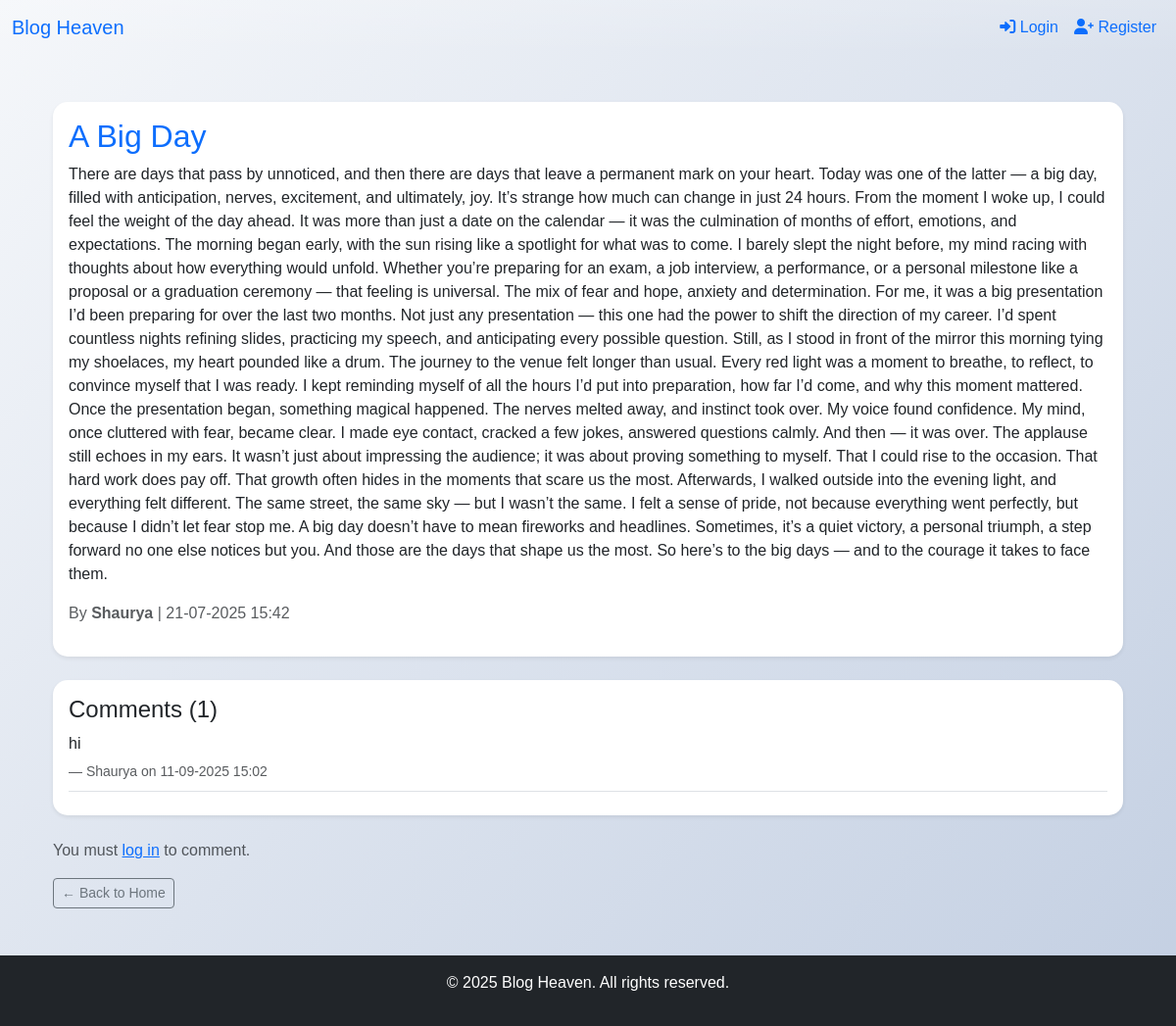
The page /blog/1 on the database its author committed.
### app.py (models this page shows, shortened)
class Blog(db.Model):
    id = db.Column(db.Integer, primary_key=True)
    title = db.Column(db.String(100), nullable=False)
    content = db.Column(db.String(1000), nullable=False)
    user_id = db.Column(db.Integer, db.ForeignKey('user.id'))
    date_posted = db.Column(db.DateTime, nullable=False, default=datetime.utcnow)
    comments = db.relationship('Comment', backref='blog', lazy=True)

class User(db.Model):
    id = db.Column(db.Integer, primary_key=True)
    name = db.Column(db.String(100), nullable=False)
    email = db.Column(db.String(100), unique=True, nullable=False)
    password = db.Column(db.String(100), nullable=False)
    blogs = db.relationship('Blog', backref='user', lazy=True)
    comments = db.relationship('Comment', backref='user', lazy=True)

class Comment(db.Model):
    id = db.Column(db.Integer, primary_key=True)
    content = db.Column(db.String(500), nullable=False)
    date_posted = db.Column(db.DateTime, nullable=False, default=datetime.utcnow)
    user_id = db.Column(db.Integer, db.ForeignKey('user.id'), nullable=False)
    blog_id = db.Column(db.Integer, db.ForeignKey('blog.id'), nullable=False)

### app.py (the view)
@app.route("/blog/<int:blog_id>")
def view_blog(blog_id):
    blog = Blog.query.get_or_404(blog_id)
    comments = Comment.query.filter_by(blog_id=blog.id).order_by(Comment.date_posted.desc()).all()
    return render_template('blog_detail.html', blog=blog, comments=comments)

### templates/blog_detail.html (shortened to what this page needs)
{% extends "base.html" %}
{% block content %}
<div class="container mt-4">
    <div class="card shadow-sm mb-4">
        <div class="card-body">
            <h2 class="card-title text-primary">{{ blog.title }}</h2>
            <p class="card-text">{{ blog.content }}</p>
            <p class="text-muted">
                By <strong>{{ blog.user.name }}</strong> |
                {{ blog.date_posted.strftime('%d-%m-%Y %H:%M') }}
            </p>
        </div>
    </div>
    <div class="card shadow-sm mb-4">
        <div class="card-body">
            <h4 class="card-title">Comments ({{ comments|length }})</h4>
            {% if comments %}
                {% for comment in comments %}
                    <div class="border-bottom pb-2 mb-2">
                        <p class="mb-1">{{ comment.content }}</p>
                        <small class="text-muted">
                            — {{ comment.user.name }} on {{ comment.date_posted.strftime('%d-%m-%Y %H:%M') }}
                        </small>
                    </div>
                {% endfor %}
            {% else %}
                <p class="text-muted">No comments yet. Be the first to share your thoughts!</p>
            {% endif %}
        </div>
    </div>
    {% if session.get('email') %}
        <div class="card shadow-sm">
            <div class="card-body">
                <h5 class="card-title">Add a Comment</h5>
                <form method="POST" action="{{ url_for('add_comment', blog_id=blog.id) }}">
                    <div class="mb-3">
                        <textarea class="form-control" name="content" rows="3" placeholder="Write your comment here..." required></textarea>
                    </div>
                    <button type="submit" class="btn btn-primary">Post Comment</button>
                </form>
            </div>
        </div>
    {% else %}
        <p class="text-muted">You must <a href="{{ url_for('login') }}">log in</a> to comment.</p>
    {% endif %}
    <div class="mt-3">
        <a href="{{ url_for('index') }}" class="btn btn-outline-secondary btn-sm">← Back to Home</a>
    </div>
</div>
{% endblock %}

### static/css/style.css (style rules this page uses)
body { background: linear-gradient(135deg, #f5f7fa 0%, #c3cfe2 100%); min-height: 100vh; font-family: 'Poppins', sans-serif; }
.card { border: none; border-radius: 15px; transition: all 0.3s ease; }

### rows shown on the page
Blog: title "A Big Day", content "There are days that pass by unnoticed, and then there are days that leave a permanent mark on your heart. Today was one of the latter — a big day, filled with anticipation, nerves, excitement, and ultimately, joy. It’s strange how much can change in just 24 hours. From the moment I woke up, I could feel the weight of the day ahead. It was more than just a date on the calendar — it was the culmination of months of effort, emotions, and expectations. The morning began early, with the sun rising like a spotlight for what was to come. I barely slept the night before, my mind racing with thoughts about how everything would unfold. Whether you’re preparing for an exam, a job interview, a…", date_posted "21-07-2025 15:42"
User: user.name "Shaurya"
Comment: content "hi", user.name "Shaurya", date_posted "11-09-2025 15:02"

### other values the page prints
{{ comments|length }} "1"
